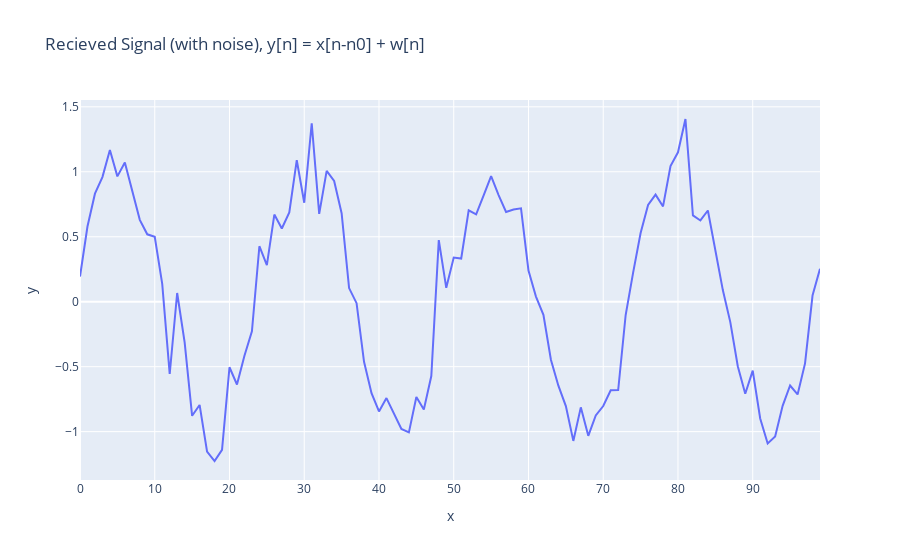

Source (notebook cell):
### Markdown cell above
Add AWGN to recieved signal (Fig. 5 in paper)

### Code cell
fig = px.line(x=t, y=y_awgn, title="Recieved Signal (with noise), y[n] = x[n-n0] + w[n]")
fig.show()

### Figure 1 — Plotly figure (JSON) as saved in the notebook; plotly's stock layout.template omitted (floating-point values rounded to 4 significant figures)
{"data": [{"hovertemplate": "x=%{x}<br>y=%{y}<extra></extra>", "legendgroup": "", "line": {"color": "#636efa", "dash": "solid"}, "marker": {"symbol": "circle"}, "mode": "lines", "name": "", "orientation": "v", "showlegend": false, "type": "scatter", "x": [0, 1, 2, 3, 4, 5, 6, 7, 8, 9, 10, 11, 12, 13, 14, 15, 16, 17, 18, 19, 20, 21, 22, 23, 24, 25, 26, 27, 28, 29, 30, 31, 32, 33, 34, 35, 36, 37, 38, 39, 40, 41, 42, 43, 44, 45, 46, 47, 48, 49, 50, 51, 52, 53, 54, 55, 56, 57, 58, 59, 60, 61, 62, 63, 64, 65, 66, 67, 68, 69, 70, 71, 72, 73, 74, 75, 76, 77, 78, 79, 80, 81, 82, 83, 84, 85, 86, 87, 88, 89, 90, 91, 92, 93, 94, 95, 96, 97, 98, 99], "xaxis": "x", "y": [0.1938, 0.5784, 0.8314, 0.9596, 1.167, 0.9647, 1.071, 0.861, 0.6301, 0.5188, 0.4997, 0.1375, -0.5566, 0.06701, -0.3124, -0.8781, -0.7947, -1.154, -1.226, -1.14, -0.5045, -0.6372, -0.4162, -0.2276, 0.4271, 0.2823, 0.6709, 0.5633, 0.6878, 1.089, 0.7619, 1.373, 0.6766, 1.007, 0.9297, 0.6808, 0.1049, -0.01131, -0.4624, -0.704, -0.8447, -0.7417, -0.8613, -0.9797, -1.006, -0.733, -0.8297, -0.5719, 0.4747, 0.1071, 0.3399, 0.3324, 0.7034, 0.6722, 0.8182, 0.9663, 0.8205, 0.6903, 0.7102, 0.7187, 0.2398, 0.03935, -0.1009, -0.4465, -0.6463, -0.8036, -1.071, -0.8132, -1.032, -0.8756, -0.8029, -0.6813, -0.6804, -0.1025, 0.2238, 0.5283, 0.7451, 0.8242, 0.7332, 1.044, 1.15, 1.406, 0.6642, 0.6253, 0.7022, 0.3945, 0.08958, -0.1572, -0.497, -0.7079, -0.5306, -0.8986, -1.091, -1.038, -0.8015, -0.6451, -0.7137, -0.4745, 0.04757, 0.2539], "yaxis": "y"}], "layout": {"autosize": true, "legend": {"tracegroupgap": 0}, "title": {"text": "Recieved Signal (with noise), y[n] = x[n-n0] + w[n]"}, "xaxis": {"anchor": "y", "autorange": true, "domain": [0, 1], "range": [0, 99], "title": {"text": "x"}, "type": "linear"}, "yaxis": {"anchor": "x", "autorange": true, "domain": [0, 1], "range": [-1.372, 1.552], "title": {"text": "y"}, "type": "linear"}}}
